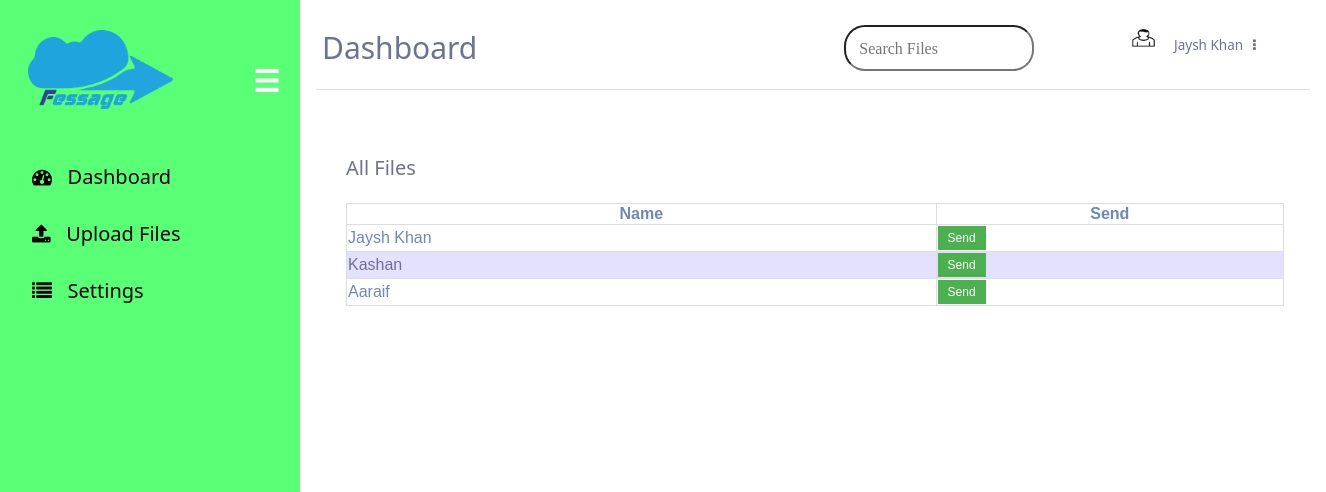
/SendFileDash.php (signed in), run on the app's committed database.
### tables this page shows
CREATE TABLE `users` (
  `id` int(11) NOT NULL,
  `username` varchar(50) NOT NULL,
  `useremail` varchar(100) NOT NULL,
  `password` varchar(100) NOT NULL,
  `passwordHash` varchar(1000) NOT NULL,
  `salt` varchar(300) NOT NULL,
  `accounttype` tinyint(1) NOT NULL DEFAULT 0,
  `foldername` varchar(200) NOT NULL,
  `allowedSpace` int(11) NOT NULL DEFAULT 500000000,
  `usedSpace` int(11) NOT NULL
);

### phpscripts/userTableCreator.php (the view, shortened to what this page needs)
<?php
$fromid=$_SESSION['id'];
include("db.php");
$sql = "Select id,username from users";
$result = $conn->query($sql);
if($result->num_rows > 0) {
    while($row = $result->fetch_assoc())
    {
        $id = $row['id'];
        $name = $row['username'];
        $formtosend = '<form action="./phpscripts/sendFile.php" method="post">
  <input type="hidden" name="fileid" value="'.$fileTOSendID.'">
  <input type="hidden" name="fileName" value="'.$fileTOSendName.'">
  <input type="hidden" name="fromName" value="'.$Name.'">
  <input type="hidden" name="toID" value="'.$id.'">
  <input type="hidden" name="fromID" value="'.$fromid.'">
  <input id="userdashbutton" type="submit" value="Send">
</form>';
        if($id!=1) {
            echo "<tr>";
            echo "<td>" . $name . "</td>";
            echo "<td>" . $formtosend . "</td>";
            echo " </tr>";
        }
    }
}

### Css/Dash.css (style rules this page uses)
body { margin: 0px; padding: 0px; font-family: system-ui; }
td, th { border: 1px solid #dddddd; }
tr:nth-child(even) { background-color: #5643ff29; color: #6c7293!important; }

### SendFileDash.php (style rules this page uses)
#userdashbutton { background-color: #4CAF50; border: none; color: white; padding: 5px 10px; text-align: center; text-decoration: none; display: inline-block; font-size: 12px; }

### data on the page
users: username "Jaysh Khan"
users: username "Kashan"
users: username "Aaraif"

### other printed values
$Name "Jaysh Khan"
